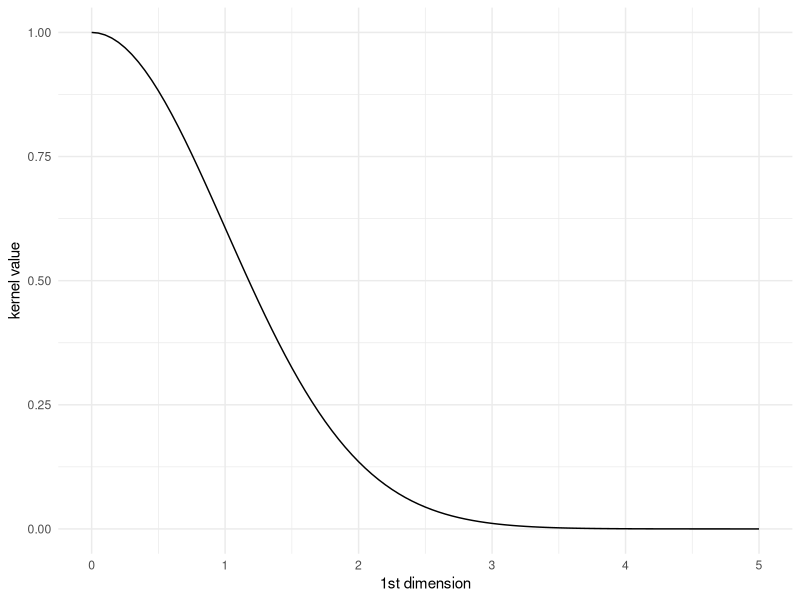
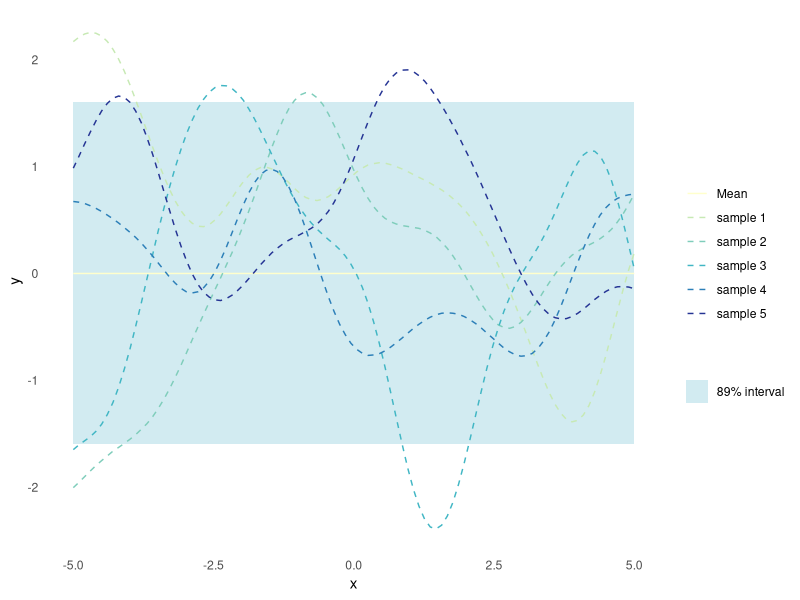
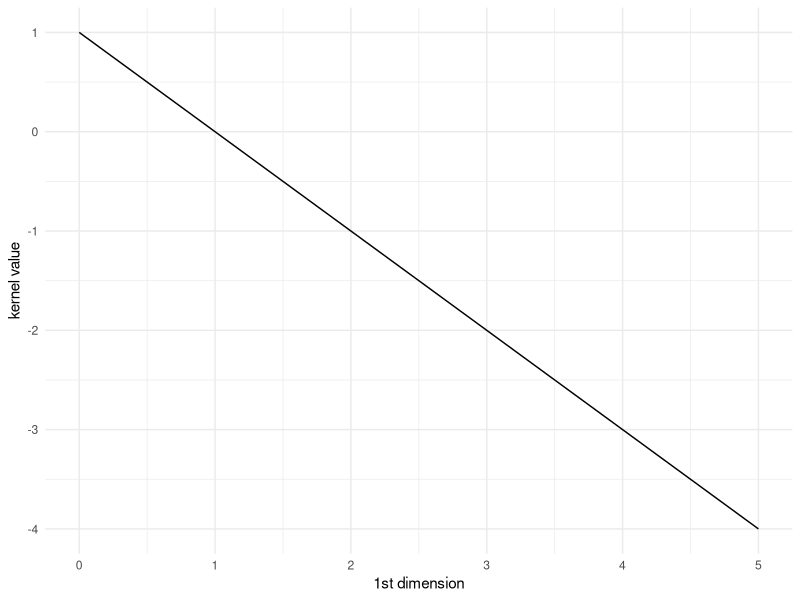
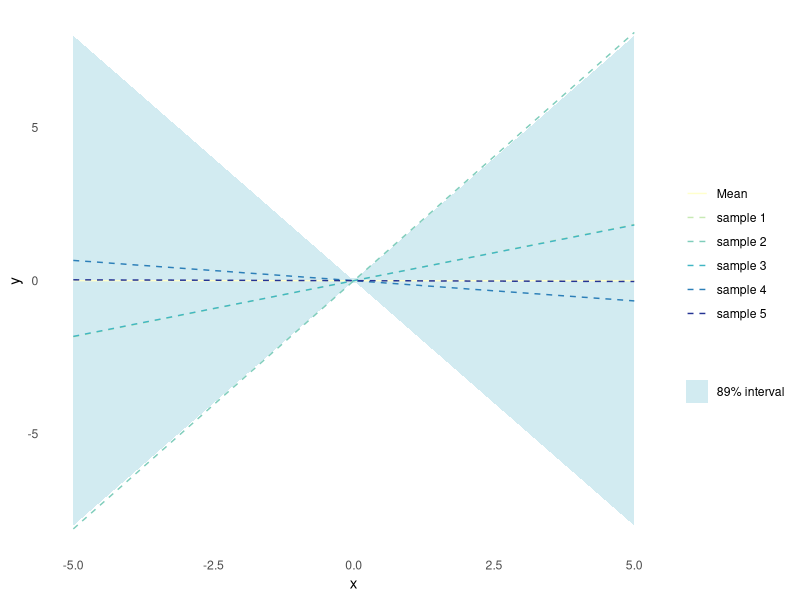

The R script that drew these images, in order:
## ---- chunk 1
library(ggplot2)
library(magrittr)
set.seed(4444)
## ---- chunk 2
plot_kernel_value <- function(kernel, ...) {
  tibble::tibble(
    X1 = seq(0, 5, by = 0.05),
    X2 = rep(0, length(X1)),
    kv = purrr::map2_dbl(X1, X2, kernel, ...)
  ) %>%
    ggplot(aes(x = X1, y = kv)) +
    geom_line() +
    labs(x = "1st dimension", y = "kernel value") +
    theme_minimal()
}
## ---- chunk 3
#' Random Samples from a Multivariate Gaussian
#' 
#' This implementation is similar to MASS::mvrnorm, but uses chlosky
#' decomposition instead. This should be more stable but is less efficient than
#' the MASS implementation, which recycles the eigen decomposition for the
#' sampling part.
#'
#' @param n number of samples to sample
#' @param mu the mean of each input dimension
#' @param sigma the covariance matrix
#' @param epsilon numerical tolerance added to the diagonal of the covariance
#'  matrix. This is necessary for the Cholesky decomposition, in some cases.
#'
#' @return numerical vector of n samples
rmvnorm <- function(n = 1, mu, sigma, epsilon = 1e-6) {
    p <- length(mu)
    if(!all(dim(sigma) == c(p, p))) stop("incompatible dimensions of arguments")
    ev <- eigen(sigma, symmetric = TRUE)$values
    if(!all(ev >= -epsilon*abs(ev[1L]))) {
      stop("The covariance matrix (sigma) is not positive definite")
    }
    cholesky <- chol(sigma + diag(p)*epsilon)
    sample <- rnorm(p*n, 0, 1)
    dim(sample) <- c(n, p)
    sweep(sample %*% cholesky, 2, mu, FUN = `+`)
}

plot_gp <- function(kernel, ...) {
  n_samples <- 5
  X_predict <- matrix(seq(-5, 5, length.out = 100), 100, 1)
  mu <- rep(0, times = length(X_predict))
  sigma <- rlang::exec(kernel, X1 = X_predict, X2 = X_predict, ...)
  samples <- rmvnorm(n = n_samples, mu, sigma)
  p <- tibble::as_tibble(
    t(samples),
    .name_repair = ~ paste("sample", seq(1, n_samples))
  ) %>%
    dplyr::mutate(
    x = X_predict,
    uncertainty = 1.6*sqrt(diag(sigma)),
    mu = mu,
    lower = mu - uncertainty,
    upper = mu + uncertainty
  ) %>%
    ggplot(aes(x = x)) +
    geom_ribbon(
      aes(ymin = lower, ymax = upper, fill = "89% interval"),
      alpha = 0.2
    ) +
    geom_line(aes(y = mu, colour = "Mean")) +
    theme_minimal() +
    labs(
      y = "y",
      x = "x",
      colour = "",
      fill = ""
    ) +
    theme(panel.grid = element_blank())
  Reduce(
    `+`,
    init = p,
    x = lapply(paste("sample", seq(1, n_samples)), function(s) {
      geom_line(aes(y = .data[[s]], colour = s), linetype = 2)
    })
  ) +
    scale_colour_brewer(palette = "YlGnBu") +
    scale_fill_manual(values = list("89% interval" = "#219ebc"))
}
## ---- chunk 4
#' RBF Kernel
#'
#' @param X1 matrix of dimensions (n, d). Vectors are coerced to (1, d).
#' @param X2 matrix of dimensions (m, d). Vectors are coerced to (1, d).
#' @param l length scale
#' @param sigma_f scale parameter 
#'
#' @return matrix of dimensions (n, m)
rbf_kernel <- function(X1, X2, l = 1.0, sigma_f = 1.0) {
  if (is.null(dim(X1))) dim(X1) <- c(1, length(X1))
  if (is.null(dim(X2))) dim(X2) <- c(1, length(X2))
  sqdist <- (- 2*(X1 %*% t(X2))) %>%
    add(rowSums(X1**2, dims = 1)) %>%
    sweep(2, rowSums(X2**2, dims = 1), `+`)
  sigma_f**2 * exp(-0.5 / l**2 * sqdist)
}
## ---- chunk 5
plot_kernel_value(rbf_kernel)
## ---- chunk 6
plot_gp(rbf_kernel)
## ---- chunk 7
# Define the Periodic Kernel function
periodic_kernel <- function(X1, X2, sigma2, length_scale, period) {
  # Calculate pairwise distances between input points
  D <- as.matrix(dist(rbind(X1, X2)))
  
  # Calculate the kernel matrix element for each pair of input points
  K <- sigma2 * exp(-2 * sin(pi * D / period)^2 / length_scale^2)
  
  # Return the covariance matrix
  return(K[1:length(X1), (length(X1)+1):(length(X1)+length(X2))])
}

## ---- chunk 8
linear_kernel <- function(X1, X2, alpha = 0, sigma = 0) {
  if (is.null(dim(X1))) dim(X1) <- c(1, length(X1))
  if (is.null(dim(X2))) dim(X2) <- c(1, length(X2))
  sigma^2 + (X1 - alpha) %*% t(X2 - alpha)
}
## ---- chunk 9
plot_kernel_value(linear_kernel, alpha = 1)
## ---- chunk 10
plot_gp(linear_kernel)
## ---- chunk 11
hamming_kernel <- function(x, y) {
  L <- length(x)
  kernel <- sum(x == y) / L
  return(kernel)
}

## ---- chunk 12
chi_squared_kernel <- function(x, y) {
  # x: vector of histogram bin counts or probabilities
  # y: vector of histogram bin counts or probabilities
  
  # Check that x and y have the same length
  if (length(x) != length(y)) {
    stop("Input vectors must have the same length")
  }
  
  # Compute chi-squared distance between x and y
  dist <- sum((x - y)^2 / (x + y))
  
  # Compute chi-squared kernel using distance
  kernel <- exp(-0.5 * dist)
  
  return(kernel)
}

## ---- chunk 13
# Anisotropic RBF kernel (vectorized)
aniso_rbf_kernel <- function(X1, X2, gamma, l) {
  # X1: n x p matrix
  # X2: m x p matrix
  # gamma: scalar, the kernel width parameter
  # l: p-dimensional vector, the length scale parameter
  
  n <- nrow(X1)
  m <- nrow(X2)
  
  # Compute the squared Euclidean distance between every pair of points
  D <- -2 * crossprod(X1, X2, sparse = TRUE) +
    rowSums(X1^2) %*% rep(1, m) +
    rep(1, n) %*% t(colSums(X2^2))
  D <- sqrt(max(0, D))
  
  # Compute the kernel matrix using the RBF kernel function
  K <- exp(-gamma * (D^2 / outer(l^2, rep(1, m), "*")))
  
  return(K)
}

## ---- chunk 14
mixed_kernel <- function(X1, X2, gamma, l, kernel_type) {
  # X1: n x p matrix
  # X2: m x p matrix
  # gamma: scalar, the kernel width parameter
  # l: p-dimensional vector, the length scale parameter
  # kernel_type: p-dimensional vector, specifies the kernel type for each dimension
  
  n <- nrow(X1)
  m <- nrow(X2)
  p <- ncol(X1)
  
  # Initialize kernel matrix to zeros
  K <- matrix(0, n, m)
  
  for (i in 1:p) {
    # Compute kernel matrix for current dimension
    if (kernel_type[i] == "rbf") {
      K_i <- exp(-gamma * ((X1[,i] %*% t(rep(1,m)))^2 + (rep(1,n) %*% t(X2[,i]))^2 - 2*X1[,i] %*% t(X2[,i])) / l[i]^2)
    } else if (kernel_type[i] == "linear") {
      K_i <- X1[,i] %*% t(X2[,i])
    } else {
      stop("Unsupported kernel type")
    }
    
    # Add kernel matrix to mixed kernel matrix
    K <- K + K_i
  }
  
  return(K)
}

